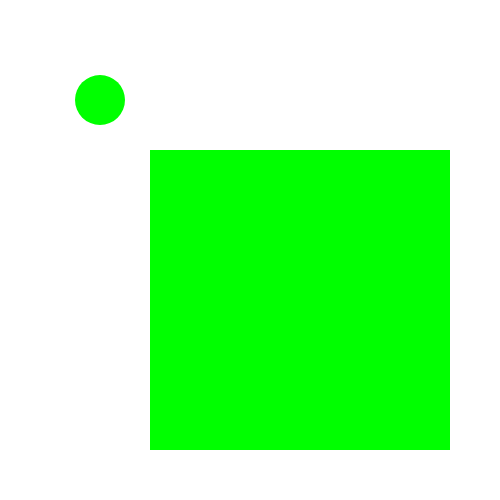
Frame 1 (no input)
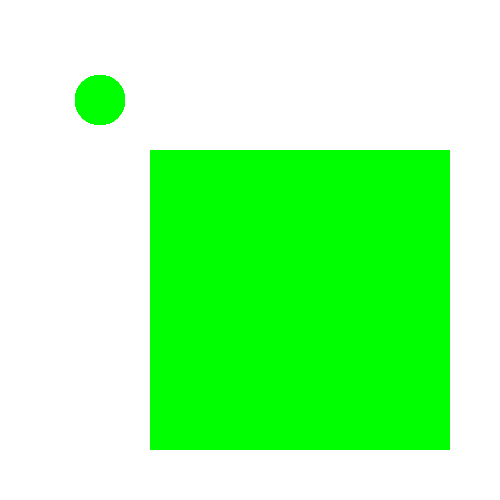
Frame 60 (no input)
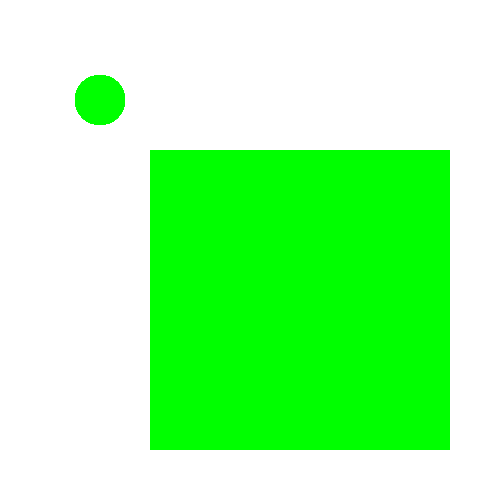
Frame 120 (the mouse pressed at the canvas centre since frame 60)

The p5.js sketch that drew these frames (run headless with seeded random() and noise() and a simulated clock; from frame 60 on, the mouse is pressed at the canvas centre):

// p5.js sketch
// ── sketch.js




function setup()
{
createCanvas(500,500);
}


function draw()
{


fill(255,0,0);
stroke(0,0,255);
strokeWeight(5);
ellipse(250,250,100,100);

stroke(255,10,255);
strokeWeight(10);
fill(0,255,0);
ellipse(300,300,50,50);

noStroke();
ellipse(100,100,50,50);

rect(150,150,300,300);


}
